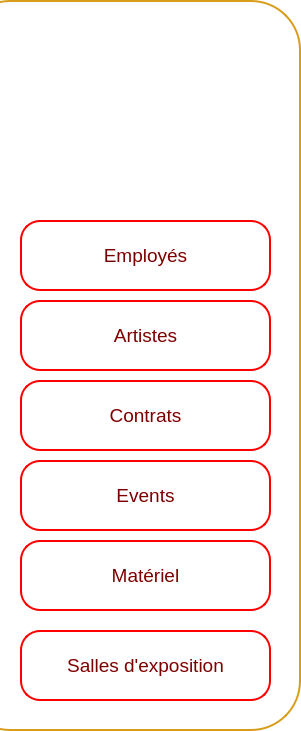
   <widget class="QWidget" name="Menu_widget" native="true">
    <property name="geometry">
     <rect>
      <x>0</x>
      <y>10</y>
      <width>301</width>
      <height>731</height>
     </rect>
    </property>
    <property name="cursor">
     <cursorShape>ArrowCursor</cursorShape>
    </property>
    <property name="styleSheet">
     <string notr="true">background-color: rgb(255, 255, 255);</string>
    </property>
    <widget class="QPushButton" name="border1">
     <property name="geometry">
      <rect>
       <x>-40</x>
       <y>0</y>
       <width>341</width>
       <height>731</height>
      </rect>
     </property>
     <property name="styleSheet">
      <string notr="true">/*QPushButton {
    background-color: white;
    color: darkred;
    border: 2px solid darkred;
    border-radius: 50px; 
    padding: 10px; 
}*/
QPushButton {
    background-color: white;
    color: darkred;
    border: 2px solid rgb(215, 157, 27);
    border-radius: 50px;
    padding: 10px; 
}
</string>
     </property>
     <property name="text">
      <string/>
     </property>
    </widget>
    <widget class="QLabel" name="logo">
     <property name="geometry">
      <rect>
       <x>40</x>
       <y>20</y>
       <width>221</width>
       <height>181</height>
      </rect>
     </property>
     <property name="text">
      <string/>
     </property>
     <property name="pixmap">
      <pixmap resource="src.qrc">:/src/logo (2).png</pixmap>
     </property>
    </widget>
    <widget class="QPushButton" name="matariel">
     <property name="geometry">
      <rect>
       <x>20</x>
       <y>540</y>
       <width>251</width>
       <height>71</height>
      </rect>
     </property>
     <property name="font">
      <font>
       <family>MS Shell Dlg 2</family>
       <pointsize>14</pointsize>
       <weight>50</weight>
       <italic>false</italic>
       <bold>false</bold>
      </font>
     </property>
     <property name="styleSheet">
      <string notr="true">QPushButton {
    background-color: white;
    color: rgb(125, 0, 0);
    border: 2px solid rgb(255, 0, 0); 
    border-radius: 20px; 
    padding: 10px; 
    transition: background-color 0.3s, color 0.3s; 
}
QPushButton:hover {
    background-color: rgb(215, 157, 27);
    color: white;
    border: 4px solid rgb(215, 157, 27); 
    outline: none; 
}</string>
     </property>
     <property name="text">
      <string>Matériel</string>
     </property>
     <property name="icon">
      <iconset>
       <normaloff>../../780575.png</normaloff>../../780575.png</iconset>
     </property>
     <property name="iconSize">
      <size>
       <width>100</width>
       <height>50</height>
      </size>
     </property>
    </widget>
    <widget class="QPushButton" name="salles">
     <property name="geometry">
      <rect>
       <x>20</x>
       <y>630</y>
       <width>251</width>
       <height>71</height>
      </rect>
     </property>
     <property name="font">
      <font>
       <family>MS Shell Dlg 2</family>
       <pointsize>14</pointsize>
       <weight>50</weight>
       <italic>false</italic>
       <bold>false</bold>
      </font>
     </property>
     <property name="styleSheet">
      <string notr="true">QPushButton {
    background-color: white;
    color: rgb(125, 0, 0);
    border: 2px solid rgb(255, 0, 0); 
    border-radius: 20px; 
    padding: 10px; 
    transition: background-color 0.3s, color 0.3s; 
}
QPushButton:hover {
    background-color: rgb(215, 157, 27);
    color: white;
    border: 4px solid rgb(215, 157, 27); 
    outline: none; 
}</string>
     </property>
     <property name="text">
      <string>Salles d'exposition</string>
     </property>
     <property name="icon">
      <iconset>
       <normaloff>../../780575.png</normaloff>../../780575.png</iconset>
     </property>
     <property name="iconSize">
      <size>
       <width>100</width>
       <height>50</height>
      </size>
     </property>
    </widget>
    <widget class="QPushButton" name="employes">
     <property name="geometry">
      <rect>
       <x>20</x>
       <y>220</y>
       <width>251</width>
       <height>71</height>
      </rect>
     </property>
     <property name="font">
      <font>
       <family>MS Shell Dlg 2</family>
       <pointsize>14</pointsize>
       <weight>50</weight>
       <italic>false</italic>
       <bold>false</bold>
      </font>
     </property>
     <property name="styleSheet">
      <string notr="true">QPushButton {
    background-color: white;
    color: rgb(125, 0, 0);
    border: 2px solid rgb(255, 0, 0); 
    border-radius: 20px; 
    padding: 10px; 
    transition: background-color 0.3s, color 0.3s; 
}
QPushButton:hover {
    background-color: rgb(215, 157, 27);
    color: white;
    border: 4px solid rgb(215, 157, 27); 
    outline: none; 
}</string>
     </property>
     <property name="text">
      <string>Employés</string>
     </property>
     <property name="icon">
      <iconset>
       <normaloff>../../780575.png</normaloff>../../780575.png</iconset>
     </property>
     <property name="iconSize">
      <size>
       <width>100</width>
       <height>50</height>
      </size>
     </property>
    </widget>
    <widget class="QPushButton" name="artistes">
     <property name="geometry">
      <rect>
       <x>20</x>
       <y>300</y>
       <width>251</width>
       <height>71</height>
      </rect>
     </property>
     <property name="font">
      <font>
       <family>MS Shell Dlg 2</family>
       <pointsize>14</pointsize>
       <weight>50</weight>
       <italic>false</italic>
       <bold>false</bold>
      </font>
     </property>
     <property name="styleSheet">
      <string notr="true">QPushButton {
    background-color: white;
    color: rgb(125, 0, 0);
    border: 2px solid rgb(255, 0, 0); 
    border-radius: 20px; 
    padding: 10px; 
    transition: background-color 0.3s, color 0.3s; 
}
QPushButton:hover {
    background-color: rgb(215, 157, 27);
    color: white;
    border: 4px solid rgb(215, 157, 27); 
    outline: none; 
}</string>
     </property>
     <property name="text">
      <string>Artistes</string>
     </property>
     <property name="icon">
      <iconset>
       <normaloff>../../780575.png</normaloff>../../780575.png</iconset>
     </property>
     <property name="iconSize">
      <size>
       <width>100</width>
       <height>50</height>
      </size>
     </property>
    </widget>
    <widget class="QPushButton" name="events">
     <property name="geometry">
      <rect>
       <x>20</x>
       <y>460</y>
       <width>251</width>
       <height>71</height>
      </rect>
     </property>
     <property name="font">
      <font>
       <family>MS Shell Dlg 2</family>
       <pointsize>14</pointsize>
       <weight>50</weight>
       <italic>false</italic>
       <bold>false</bold>
      </font>
     </property>
     <property name="styleSheet">
      <string notr="true">QPushButton {
    background-color: white;
    color: rgb(125, 0, 0);
    border: 2px solid rgb(255, 0, 0); 
    border-radius: 20px; 
    padding: 10px; 
    transition: background-color 0.3s, color 0.3s; 
}
QPushButton:hover {
    background-color: rgb(215, 157, 27);
    color: white;
    border: 4px solid rgb(215, 157, 27); 
    outline: none; 
}</string>
     </property>
     <property name="text">
      <string>Events</string>
     </property>
     <property name="icon">
      <iconset>
       <normaloff>../../780575.png</normaloff>../../780575.png</iconset>
     </property>
     <property name="iconSize">
      <size>
       <width>100</width>
       <height>50</height>
      </size>
     </property>
    </widget>
    <widget class="QPushButton" name="contrats">
     <property name="geometry">
      <rect>
       <x>20</x>
       <y>380</y>
       <width>251</width>
       <height>71</height>
      </rect>
     </property>
     <property name="font">
      <font>
       <family>MS Shell Dlg 2</family>
       <pointsize>14</pointsize>
       <weight>50</weight>
       <italic>false</italic>
       <bold>false</bold>
      </font>
     </property>
     <property name="styleSheet">
      <string notr="true">QPushButton {
    background-color: white;
    color: rgb(125, 0, 0);
    border: 2px solid rgb(255, 0, 0); 
    border-radius: 20px; 
    padding: 10px; 
    transition: background-color 0.3s, color 0.3s; 
}
QPushButton:hover {
    background-color: rgb(215, 157, 27);
    color: white;
    border: 4px solid rgb(215, 157, 27); 
    outline: none; 
}</string>
     </property>
     <property name="text">
      <string>Contrats</string>
     </property>
     <property name="icon">
      <iconset>
       <normaloff>../../780575.png</normaloff>../../780575.png</iconset>
     </property>
     <property name="iconSize">
      <size>
       <width>100</width>
       <height>50</height>
      </size>
     </property>
    </widget>
   </widget>
